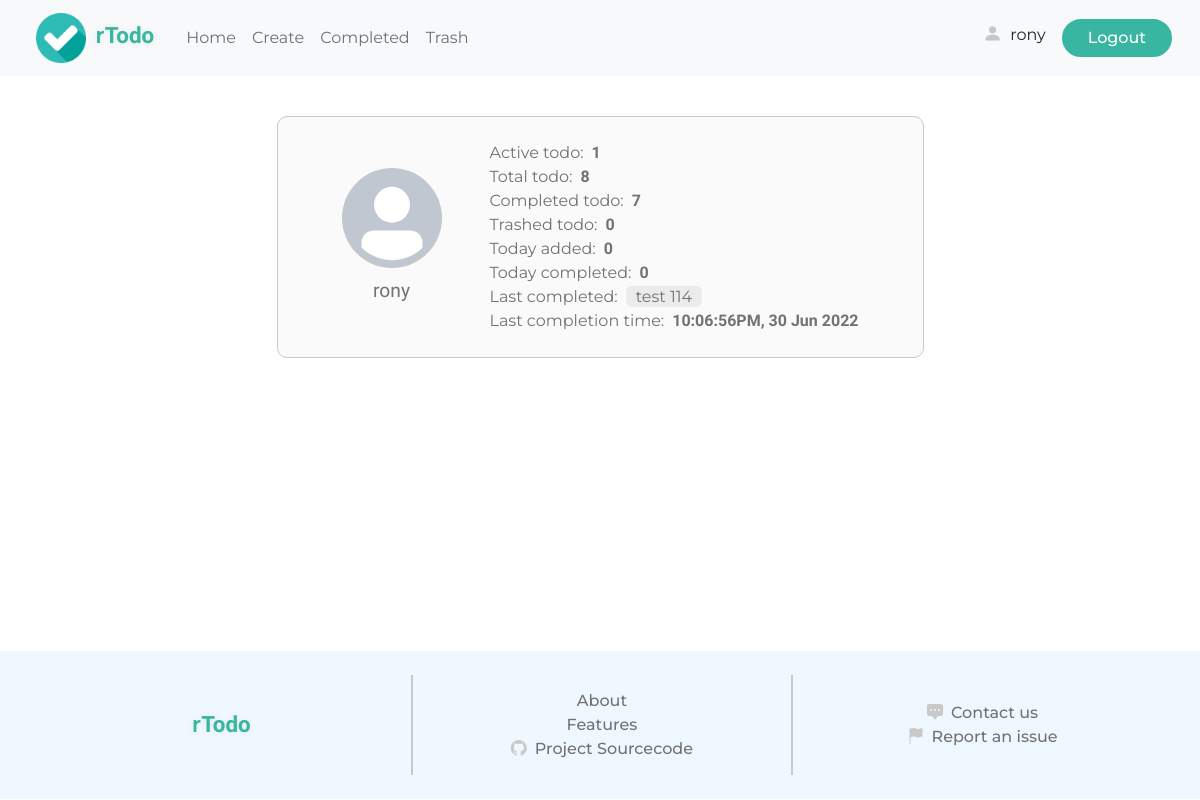
Page /stats/ (signed in) on the earlier database version.
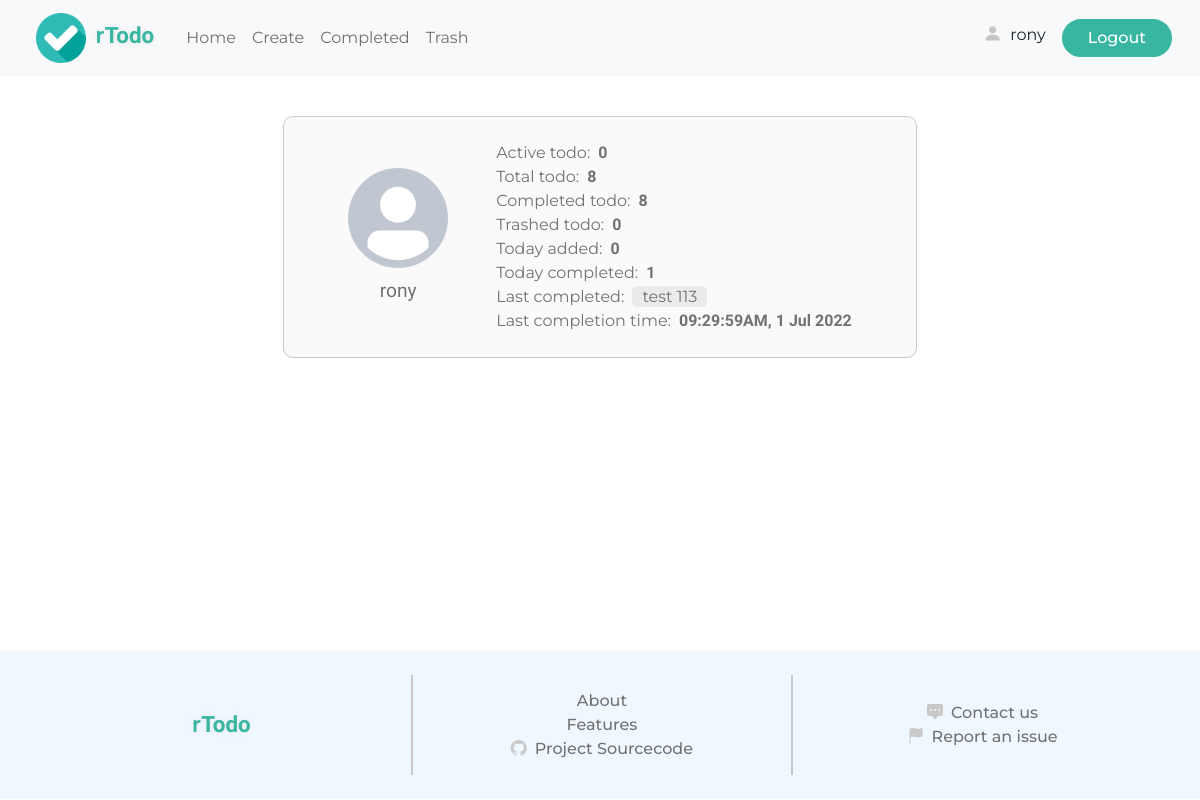
Same page on the later database version.
### todo/models.py (models this page shows, shortened)
class Todo(models.Model):
    user = models.ForeignKey(User, on_delete=models.CASCADE)
    title = models.CharField(max_length=100)
    description = models.CharField(max_length=250, blank=True, null=True)
    added = models.DateTimeField(auto_now_add=True)
    completed = models.DateTimeField(blank=True, null=True)
    important = models.BooleanField(default=False)
    complete = models.BooleanField(default=False)
    trashed = models.BooleanField(default=False)

### todo/views.py (the view)
# urls.py: path('stats/', views.user_stat, name="stats"),
@login_required
def user_stat(request):
    context = {}
    user = request.user
    context['username'] = user.username
    context['active_todos'] = Todo.objects.filter(user=user, complete=False, trashed=False).count()
    print(context['active_todos'])
    context['total_todos'] = Todo.objects.filter(user=user).count()
    context['completed_todos'] = Todo.objects.filter(user=user, complete=True).count()
    context['trashed_todos'] = Todo.objects.filter(user=user, trashed=True).count()
    today = date.today()
    context['today_added_todos'] = Todo.objects.filter(user=user, added__date=today).count()
    context['today_completed_todos'] = Todo.objects.filter(user=user, complete=True, completed__date=today).count()
    try:
        last_completed_todo = Todo.objects.filter(user=user, complete=True).latest('completed')
        context['last_completed'] = last_completed_todo.title
        context['last_completed_time'] = last_completed_todo.completed
    except Todo.DoesNotExist:
        context['last_completed'] = "N/A"
    return render(request, 'todo/stat.html', context=context)

### todo/templates/todo/stat.html (shortened to what this page needs)
<!DOCTYPE html>
<html lang="en">
<head> {% load static %}
    <link href="https://cdn.jsdelivr.net/npm/bootstrap@5.2.0-beta1/dist/css/bootstrap.min.css" rel="stylesheet">
    <link rel="stylesheet" href="https://cdn.jsdelivr.net/npm/bootstrap-icons@1.8.3/font/bootstrap-icons.css">
    <link rel="stylesheet" href="{% static 'styles/style.css' %}">
</head>
<body>
    <header>
      <nav class="navbar navbar-expand-md bg-light">
          <div class="container-fluid">
            <a class="navbar-brand d-block ms-4 me-4" href="{% url 'home' %}">
                <img src="{% static 'images/checked.png' %}" alt="">
                <span class="site-title ms-1"> <span class="r">r</span>Todo</span>
            </a>
            <div class="collapse navbar-collapse" id="navbarSupportedContent">
              <ul class="navbar-nav me-auto mb-2 mb-lg-0">
                <li class="nav-item">
                  <a class="nav-link" aria-current="page" href="{% url 'todos' %}">Home</a>
                </li>
                <li class="nav-item">
                  <a class="nav-link" href="{% url 'create' %}">Create</a>
                </li>
                <li class="nav-item">
                  <a class="nav-link" href="{% url 'completed' %}">Completed</a>
                </li>
                <li class="nav-item">
                  <a class="nav-link" href="{% url 'trashed' %}">Trash</a>
                </li>
              </ul>
              <div class="d-flex account me-3">
                  <div class="profile me-3">
                      <i class="bi bi-person-fill me-1"></i>
                      <a href="{% url 'stats' %}">{{ username }}</a>
                  </div>
                  <form action="{% url 'logout' %}">
                      <input type="submit" value="Logout" class="btn-1">
                  </form>
              </div>
            </div>
          </div>
      </nav>
    </header>
    <div class="main-container">
      <div class="stats-container">
        <div class="user">
          <img src="{% static 'images/user-avatar.svg' %}" alt="avatar">
          <div class="username">{{ username }}</div>
        </div>
        <div class="stat">
          <ul>
            <li><span class="label">Active todo:</span><span class="value">{{ active_todos }}</span></li>
            <li><span class="label">Total todo:</span><span class="value">{{ total_todos }}</span></li>
            <li><span class="label">Completed todo:</span><span class="value">{{ completed_todos }}</span></li>
            <li><span class="label">Trashed todo:</span><span class="value">{{ trashed_todos }}</span></li>
            <li><span class="label">Today added:</span><span class="value">{{ today_added_todos }}</span></li>
            <li><span class="label">Today completed:</span><span class="value">{{ today_completed_todos }}</span></li>
            <li><span class="label">Last completed:</span><span class="string_value">{{ last_completed }}</span></li>
            {% if last_completed_time %}
            <li><span class="label">Last completion time:</span><span class="value">{{ last_completed_time|date:"h:i:sA, j M o" }}</span></li>
            {% endif %}
          </ul>
        </div>
      </div>
    </div>
    <footer>
        <div class="upper">
            <div class="col-1">
                <div class="site-title">
                    <span class="r">r</span>Todo
                </div>
            </div>
            <div class="vl"></div>
            <div class="col-2">
                <a href="#">About</a>
                <a href="#">Features</a>
                <a href="#"><i class="bi bi-github"></i>Project Sourcecode</a>
            </div>
            <div class="vl"></div>
            <div class="col-3">
                <a href="#"><i class="bi bi-chat-square-dots-fill"></i>Contact us</a>
                <a href="#"><i class="bi bi-flag-fill"></i>Report an issue</a>
            </div>
        </div>
    </footer>
</body>
</html>

Differences in the rows shown:
no longer on this page (row unchanged): Todo: title "test 114", completed "10:06:56PM, 30 Jun 2022"
now on this page (row edited): Todo: title "test 113", completed "09:29:59AM, 1 Jul 2022"
Other differences:
{{ active_todos }}: "1" → "0"
{{ completed_todos }}: "7" → "8"
{{ today_completed_todos }}: "0" → "1"
